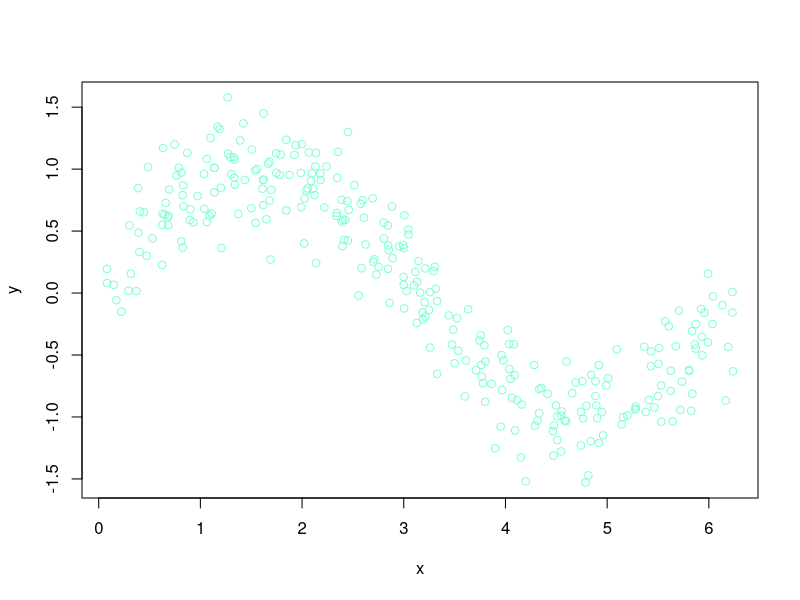

The R script that drew this image:
## ---- chunk 1
knitr::opts_chunk$set(echo = TRUE)
## ---- chunk 2
library(rpart)

#simulated data
n = 300
set.seed(1)
x <- sort(runif(n)*2*pi)
y <- sin(x) + rnorm(n)/4
df <- data.frame(x,y)
plot(x,y, col = "aquamarine")
h = 1.8 #learning rate

##### Step 1 #####

#model & prediction
model <- rpart(y ~ x, data = df)
yhat <- predict(model)

#plotting the boosted prediction
#plot(df$x, df$y, col = "orange")
#lines(df$x, yhat, type = "s", col = "blue", lwd = 2)

#find error
yr <- df$y - h * yhat
df$yr <- yr

##### All other steps #####

YP <- h * yhat

for(i in 1:1000){
  model <- rpart(yr ~ x, data = df)
  ehat <- predict(model, df)
  
  YP <- cbind(YP, h * ehat)
  
  df$yr <- df$yr - h * ehat
}

#plotting
viz <- function(M) {
  #boosting
  yhat <- apply(YP[,1:M], 1, sum)
  
  plot(df$x, df$y, col = "magenta")
  lines(df$x, yhat, type = "s", col = "cyan", lwd = 3)
  
  model <- rpart(y ~ x, data = df)
  yhat <- predict(model)
  lines(df$x, yhat, col = "black", lwd = 3)
  
  
}

#see book (13.1) gradient boosting (GBM)
